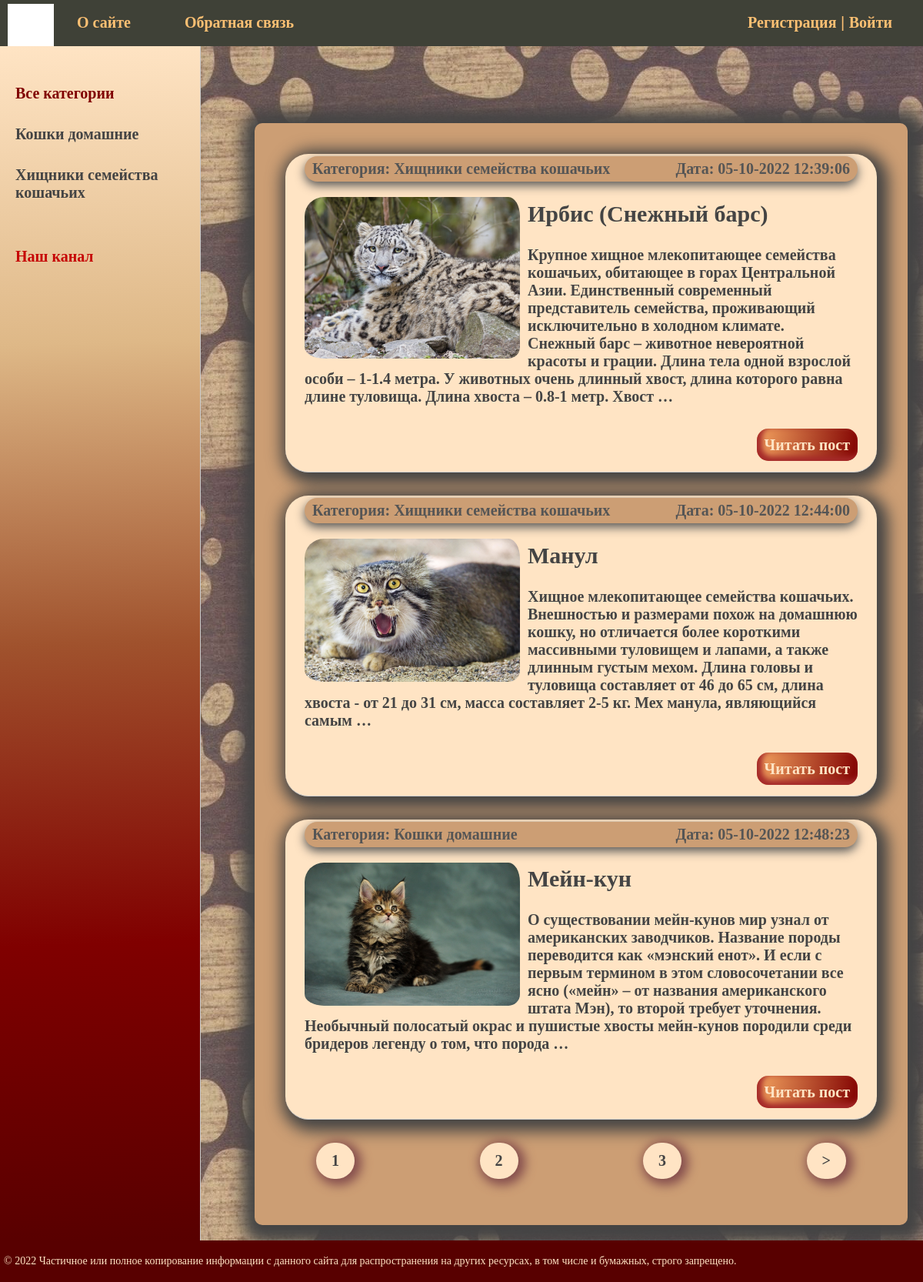
The page / on the database its author committed.
### cats/models.py (models this page shows, shortened)
class Category(models.Model):
    name = models.CharField(max_length=100, db_index=True, verbose_name="Категория")
    slug = models.SlugField(max_length=255, unique=True, db_index=True, verbose_name='URL')
    def __str__(self):
        return self.name
    def get_absolute_url(self):
        return reverse('category', kwargs={'cat_slug': self.slug})
    class Meta:
        verbose_name = 'Категория'
        verbose_name_plural = 'Категории'
        ordering = ['id']

class Cats(models.Model):
    title = models.CharField(max_length=255, verbose_name="Заголовок")
    slug = models.SlugField(max_length=255, unique=True, db_index=True, verbose_name='URL')
    content = models.TextField(blank=True, verbose_name="Текст статьи")
    photo = models.ImageField(upload_to="photos/%Y/%m/%d/", verbose_name="Фото")
    time_create = models.DateTimeField(auto_now_add=True, verbose_name="Время создания")
    time_update = models.DateTimeField(auto_now=True, verbose_name="Время изменения")
    is_published = models.BooleanField(default=True, verbose_name="Публикация")
    cat = models.ForeignKey('Category', on_delete=models.PROTECT, verbose_name="Категории")
    def get_absolute_url(self):
        return reverse('post', kwargs={'post_slug': self.slug})
    class Meta:
        verbose_name = 'Кошки и хищники семейства кошачьих'
        verbose_name_plural = 'Кошки и хищники семейства кошачьих'
        ordering = ['time_create', 'title']

### cats/views.py (the view)
# urls.py: path('', CatsHome.as_view(), name='home'),
class CatsHome(DataMixin, ListView):
    model = Cats
    template_name = 'cats/index.html'
    context_object_name = 'posts'
    def get_context_data(self, *, object_list=None, **kwargs):
        context = super().get_context_data(**kwargs)
        c_def = self.get_user_context(title="Главная страница")
        return dict(list(context.items()) + list(c_def.items()))
    def get_queryset(self):
        return Cats.objects.filter(is_published=True)

### cats/utils.py (called while the page is built)
    def get_user_context(self, **kwargs):
        context = kwargs
        cats = Category.objects.annotate(Count('cats'))
        user_menu = menu.copy()
        if not self.request.user.is_authenticated:
            user_menu.pop(1)
        context['menu'] = user_menu
        context['cats'] = cats
        if 'cat_selected' not in context:
            context['cat_selected'] = 0
        return context

### cats/templates/cats/index.html (shortened to what this page needs)
{% extends 'cats/base.html' %}
{% block content %}
<ul class="list-articles">
	{% for p in posts %}
			<li><div class="article-panel">
	<p class="first">Категория: {{p.cat}}</p>
	<p class="last">Дата: {{p.time_update|date:"d-m-Y H:i:s"}}</p>
</div>
{% if p.photo %}
	<p><img class="img-article-left thumb" src="{{p.photo.url}}"></p>
{% endif %}
				<h2>{{p.title}}</h2>
	{% autoescape on %}
	{{p.content|linebreaks|truncatewords:50}}
	{% endautoescape %}
			<p class="link-read-post"><a href="{{ p.get_absolute_url }}">Читать пост</a></p>
			</li>
	{% endfor %}
</ul>
{% endblock %}

### cats/templates/cats/base.html (shortened to what this page needs)
{% load static %}
{% load cats_tags %}
<!DOCTYPE html>
<html lang="en">
<head>
    <link type="text/css" rel="stylesheet" href="{% static 'cats/css/style.css' %}">
</head>
<body>
<table class="table-page" border=0 cellpadding="0" cellspacing="0">
<tr><td valign=top>
{% block mainmenu %}
		<div class="header">
			<ul id="mainmenu" class="mainmenu">
			<li class="logo"><a href="{% url 'home' %}"><div class="logo"></div></a></li>
{% for m in menu %}
			<li><a href="{% url m.url_name %}">{{m.title}}</a></li>
{% endfor %}
				<li class="last"><a href="{% url 'register' %}">Регистрация</a> | <a href="{% url 'login' %}">Войти</a></li>
			</ul>
		</div>
{% endblock mainmenu %}
<table class="table-content" border=0 cellpadding="0" cellspacing="0">
<tr>
	<td valign="top" class="left-chapters">
	<ul id="leftchapters">
{% if cat_selected == 0 %}
		<li class="selected">Все категории</li>
{% else %}
		<li><a href="{% url 'home' %}">Все категории</a></li>
{% endif %}
{% for c in cats %}
{% if c.cats__count > 0 %}
	{% if c.pk == cat_selected %}
		<li class="selected">{{c.name}}</li>
	{% else %}
		<li><a href="{{ c.get_absolute_url }}">{{c.name}}</a></li>
	{% endif %}
{% endif %}
{% endfor %}
		<li class="share">
		<p>Наш канал</p>
		<a class="share-yt" href="https://www.youtube.com/" target="_blank" rel="nofollow"></a>
		</li>
	</ul>
</td>
<td valign="top" class="content">
	<div class="content-text">
{% block content %}
{% endblock %}
{% if page_obj.has_other_pages %}
<nav class="list-pages">
    <ul class="l-p">
		{% for p in paginator.page_range %}
		{% if page_obj.number == p %}
		<li class="page-num page-num-selected">{{ p }}</li>
		{% elif p >= page_obj.number|add:-2 and p <= page_obj.number|add:2 %}
        <li class="page-num">
            <a href="?page={{ p }}">{{ p }}</a>
        </li>
		{% endif %}
        {% endfor %}
{% if page_obj.has_next %}
<li class="page-num">
	<a href="?page={{ page_obj.next_page_number }}">&gt;</a>
</li>
{% endif %}
    </ul>
</nav>
{% endif %}
	</div>
</td></tr></table>
</td></tr>
<tr><td valign=top>
	<div id="footer">
		<p>&copy; 2022 Частичное или полное копирование информации с данного сайта для распространения на других ресурсах, в том числе и бумажных, строго запрещено.</p>
	</div>
</td></tr></table>
</body>
</html>

### cats/static/cats/css/style.css (style rules this page uses)
html, body { font-family: 'Arial'; margin: 0; padding: 0; height: 100%; width: 100%; color: #444; }
a { text-decoration: none; color: #444444; }
img.img-article-left { max-width: 450px; float: left; padding: 0 10px 10px 0; border-radius: 25px; }
img.img-article-left.thumb { max-width: 280px; }
p.link-read-post { text-align: right; }
p.link-read-post a { padding: 10px; min-width: 100px; background: linear-gradient(100deg, #F4A460, #800000); color: #FFE4C4; text-decoration: none; border-radius: 15px; box-shadow: inset 5px -4px 7px 2px brown; }
div.article-panel { padding: 5px 10px 5px 10px; box-sizing: border-box; overflow: hidden; background-color: #cc9e74; color: #555; border-radius: 25px; box-shadow: 0px 5px 13px 0px; }
div.article-panel p.first { margin: 0; float: left; }
div.article-panel p.last { margin: 0; float: right; }
ul.list-articles { list-style: none; margin: 0; padding: 0; }
ul.list-articles li { border-bottom: 1px solid #ccc; background: #FFE4C4; border-radius: 30px; padding: 3px 25px; margin-bottom: 30px; box-shadow: 5px 5px 20px 10px; }
.table-page { width: 100%; height: 100%; vertical-align: top; }
.table-page tr { height: 100%; }
.header { background: #3F4137; height: 60px; }
.logo { background: url('../images/logo.jpg') no-repeat 10px 5px; width: 70px; height: 60px; }
ul.mainmenu { list-style: none; margin: 0; padding: 0; height: 60px; color: #fdc073; font-size: 20px; overflow: hidden; }
ul.mainmenu li { float: left; margin: 18px 40px 0 30px; }
ul.mainmenu li.logo { margin: 0; }
ul.mainmenu li.last { float: right; }
ul.mainmenu li a { color: #fdc073; text-decoration: none; font-family: cursive; font-weight: bold; }
li.page-num { list-style: none; background: bisque; border-radius: 25px; padding: 12px 20px; box-shadow: 4px 3px 14px 5px #844d4d; }
.l-p { display: flex; justify-content: space-between; margin-right: 40px; }
.table-content { width: 100%; min-height: 100%; height: 100%; }
.left-chapters { margin: 0; background: linear-gradient(358deg,#580000, #800000, #A0522D, #DEB887, #FFE4C4 );; border-right: 1px solid #ccc; min-height: 100%; }
.left-chapters ul { width: 230px; min-height: 100%; margin: 0; padding: 20px 10px 10px 20px; list-style: none; font-size: 20px; font-family: cursive; font-weight: bold; }
.left-chapters ul li { margin: 30px 0 0 0; color: #c60505; }
.left-chapters ul li.selected { color: #800000; }
.left-chapters ul li a { color: #444; text-decoration: none; }
.left-chapters ul li.share { margin: 60px 0 0 0; }
.left-chapters ul li.share p { margin: 30px 0 30px 0; }
.left-chapters ul li.share a { display: inline-block; width: 40px; height: 40px; margin: 0 20px 0 0; }
.left-chapters ul li.share a.share-yt { width: 100%; height: 30px; background: url('../images/share_yt.png') no-repeat 0 0 }
.content { padding: 40px 20px 20px 40px; width: 100%; background-image: url('../images/background.jpg'); box-sizing: border-box; }
.content-text { margin: 60px 0 0 30px; font-size: 20px; font-family: cursive; font-weight: bold; padding: 40px 40px; border-radius: 10px; box-shadow: 4px 4px 20px 20px; background-color: #cc9e74; }
#footer { background: #580000; padding: 5px; color: #ffe4c4; font-size: 14px; font-family: cursive; text-align: left; }

### rows shown on the page
Category: name "Кошки домашние"
Category: name "Хищники семейства кошачьих"
Cats: cat "Хищники семейства кошачьих", time_update "05-10-2022 12:39:06", photo (picture), title "Ирбис (Снежный барс)", content "Крупное хищное млекопитающее семейства кошачьих, обитающее в горах Центральной Азии. Единственный современный представитель семейства, проживающий исключительно в холодном климате. Снежный барс – животное невероятной красоты и грации. Длина тела одной взрослой особи – 1-1.4 метра. У животных очень длинный хвост, длина которого равна длине туловища. Длина хвоста – 0.8-1 метр. Хвост …"
Cats: cat "Хищники семейства кошачьих", time_update "05-10-2022 12:44:00", photo (picture), title "Манул", content "Хищное млекопитающее семейства кошачьих. Внешностью и размерами похож на домашнюю кошку, но отличается более короткими массивными туловищем и лапами, а также длинным густым мехом. Длина головы и туловища составляет от 46 до 65 см, длина хвоста - от 21 до 31 см, масса составляет 2-5 кг. Мех манула, являющийся самым …"
Cats: cat "Кошки домашние", time_update "05-10-2022 12:48:23", photo (picture), title "Мейн-кун", content "О существовании мейн-кунов мир узнал от американских заводчиков. Название породы переводится как «мэнский енот». И если с первым термином в этом словосочетании все ясно («мейн» – от названия американского штата Мэн), то второй требует уточнения. Необычный полосатый окрас и пушистые хвосты мейн-кунов породили среди бридеров легенду о том, что порода …"

### other values the page prints
{{ m.title }} "О сайте" "Обратная связь"
{{ p }} "1"
{{ p }} "2" "3"
